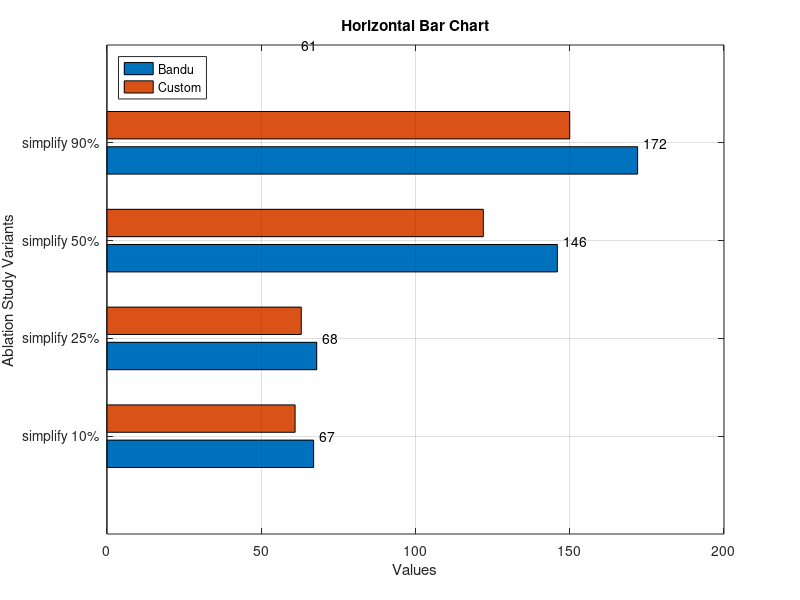

Reproduce this figure in MATLAB.
% Data provided
data = [
    67, 61;
    68, 63;
    146, 122;
    172, 150
];

% Dataset names
datasets = {'Bandu', 'Custom'};

% Approach name
approach = 'Sym Plan + Geom simpl + SBI-SNRE';

% Ablation study variants
variants = {
    'simplify 10%',
    'simplify 25%',
    'simplify 50%',
    'simplify 90%'
};

% Create the horizontal bar chart
h = barh(data, 'grouped');
set(gca, 'YTickLabel', variants);
xlabel('Values');
ylabel('Ablation Study Variants');
title('Horizontal Bar Chart');

% Add data labels
for i = 1:numel(data)
    text(data(i)+2, i, num2str(data(i)), 'VerticalAlignment', 'middle');
end

% Show grid
grid on;

% Create legend
legend(datasets, 'Location', 'northwest');

% Adjust figure size
figurePosition = [100, 100, 800, 400];
set(gcf, 'Position', figurePosition);